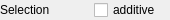
          <widget class="QWidget" name="wdgtSelectionHeader" native="true">
           <property name="minimumSize">
            <size>
             <width>160</width>
             <height>20</height>
            </size>
           </property>
           <property name="maximumSize">
            <size>
             <width>180</width>
             <height>20</height>
            </size>
           </property>
           <widget class="QWidget" name="horizontalLayoutWidget">
            <property name="geometry">
             <rect>
              <x>0</x>
              <y>0</y>
              <width>161</width>
              <height>21</height>
             </rect>
            </property>
            <layout class="QHBoxLayout" name="horizontalLayout">
             <property name="spacing">
              <number>3</number>
             </property>
             <property name="sizeConstraint">
              <enum>QLayout::SetMaximumSize</enum>
             </property>
             <item>
              <widget class="QLabel" name="lblSelection">
               <property name="minimumSize">
                <size>
                 <width>115</width>
                 <height>10</height>
                </size>
               </property>
               <property name="maximumSize">
                <size>
                 <width>115</width>
                 <height>10</height>
                </size>
               </property>
               <property name="text">
                <string>Selection</string>
               </property>
              </widget>
             </item>
             <item>
              <widget class="QCheckBox" name="chkbxSelectionAdditive">
               <property name="text">
                <string>additive</string>
               </property>
              </widget>
             </item>
            </layout>
           </widget>
          </widget>
